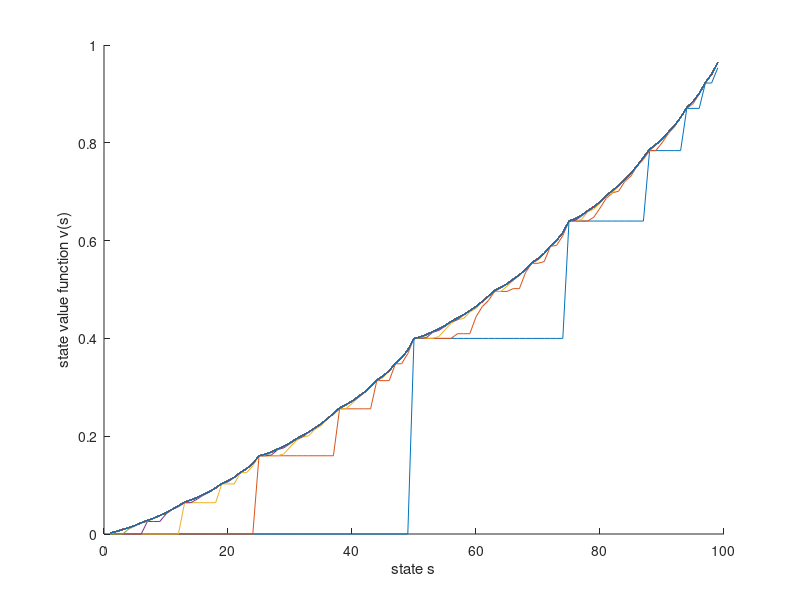
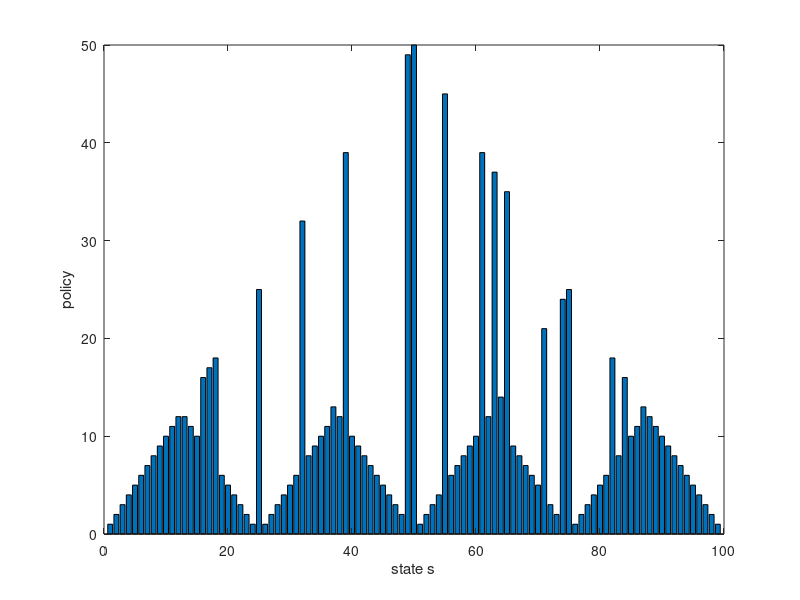

These charts were generated, in order, by the following MATLAB code:
clear; clc; close all;
% You bet a sum of money on a coin flip according to a policy. Your goal is
% to eventually win a certain amount of money and learn a policy maximizing
% the probability of doing this. You flip a coin whose probability of
% landing heads is not necessarily 50% and you may only bet on heads.

goal = 100;
% starting_bank = 10;
probability_of_heads = 40 / 100;

V = zeros(goal - 1, 1);
A = (1 : 50)';
S = (1 : goal - 1)';

pssa = [probability_of_heads; 1 - probability_of_heads]; % p(s'|s,a)

figure; hold on

% value iteration
learner_is_converging = true;
count = 0;
while learner_is_converging
    for s = S'
        v = [0; V; 0]';
        A_s = A(1 : min(s, goal - s));
        
        r = zeros(length(A_s), 2);
        r(end, 1) = s + A_s(end) == goal;
        
        % v_k+1 = max_a(E[R_t+1 + y v_k(S_t+1)|S_t = s, A_t = a])
        %  = max_a(sum_r,s' p(s',r|s,a)(r + y v(s')))
        %  = max_a(sum_r,s' p(r|s',s,a)p(s'|s,a)(r + y v(s')))
        %  = max_a(sum_s' 1{s' == 100}p(s'|s,a)(r + y v(s')))
        
        s_next = [s + A_s, s - A_s];
        V(s) = max((r + v(s_next + 1)) * pssa);
        
    end
    if count > 1000
        learner_is_converging = false;
    end
    plot(S, V)
    count = count + 1;
end

hold off, xlabel('state s'), ylabel('state value function v(s)')

policy = zeros(goal - 1, 1);
for s = S'
    v = [0; V; 0]';
    A_s = A(1 : min(s, goal - s));
    r = zeros(length(A_s), 2);
    r(end, 1) = s + A_s(end) == goal;
    
    s_next = [s + A_s, s - A_s];
    [~, policy(s)] = max((r + v(s_next + 1)) * pssa);
     % what goes here? does the value iteration algorithm used earlier actually make sense? is there a better way?
end

figure, bar(S, policy), xlabel('state s'), ylabel('policy')

% bank = starting_bank;
% 
% while bank < 100 && bank > 0
%     % Use all available information to determine the amount to gamble.
%     % Bank will be reduced appropriately
%     [bank, stake] = ai_make_bet(bank, goal, probability_of_heads);
%     
%     % Return true if coin lands heads
%     heads = flip_coin(probability_of_heads);
%     
%     % Increase bank if you won
%     bank = bank + 2 * heads * stake;
% end
% 
% if bank >= 100
%     fprintf('You win\n')
%     reward = reward + 1;
% else
%     fprintf('You lose\n')
% end
